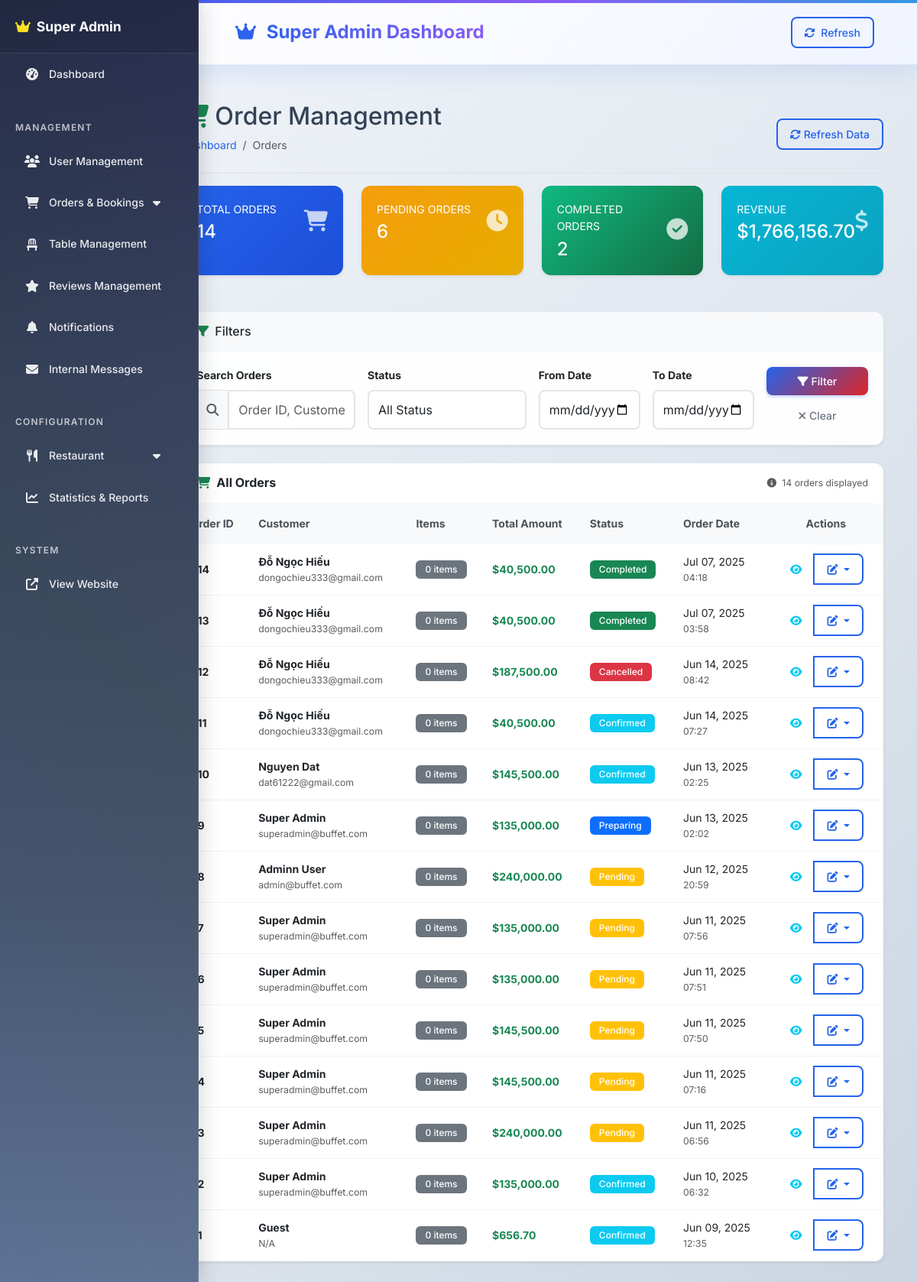
Screenshot of /superadmin/orders (signed in) with the database file from the repository.
### tables this page shows
CREATE TABLE IF NOT EXISTS `orders` (
  `id` int NOT NULL AUTO_INCREMENT,
  `user_id` int DEFAULT NULL,
  `booking_id` int DEFAULT NULL,
  `order_number` varchar(20) NOT NULL,
  `customer_name` varchar(100) NOT NULL,
  `customer_email` varchar(100) NOT NULL,
  `customer_phone` varchar(20) NOT NULL,
  `order_type` enum('dine_in','takeout','delivery') NOT NULL,
  `subtotal` decimal(10,2) NOT NULL,
  `tax_amount` decimal(10,2) DEFAULT '0.00',
  `total_amount` decimal(10,2) NOT NULL,
  `payment_method` enum('cod','cash','credit_card','debit_card','digital_wallet','bank_transfer','vnpay') NOT NULL,
  `payment_status` enum('pending','paid','failed','refunded') DEFAULT 'pending',
  `payment_id` int DEFAULT NULL,
  `status` enum('pending','confirmed','preparing','ready','completed','delivered','cancelled') DEFAULT 'pending',
  `special_instructions` text,
  `delivery_address` text,
  `order_notes` text,
  `estimated_ready_time` timestamp NULL DEFAULT NULL,
  `completed_at` timestamp NULL DEFAULT NULL,
  `created_at` timestamp NULL DEFAULT CURRENT_TIMESTAMP,
  `updated_at` timestamp NULL DEFAULT CURRENT_TIMESTAMP ON UPDATE CURRENT_TIMESTAMP,
  `delivery_ward` varchar(100) DEFAULT NULL,
  `delivery_district` varchar(100) DEFAULT NULL,
  `delivery_city` varchar(100) DEFAULT NULL,
  `delivery_notes` text,
  `delivery_fee` decimal(10,2) DEFAULT '0.00',
  `service_fee` decimal(10,2) DEFAULT '0.00',
  `discount_amount` decimal(10,2) DEFAULT '0.00',
  `coupon_code` varchar(50) DEFAULT NULL,
  PRIMARY KEY (`id`),
  UNIQUE KEY `order_number` (`order_number`),
  KEY `fk_orders_user` (`user_id`),
  KEY `fk_orders_booking` (`booking_id`),
  KEY `idx_status` (`status`),
  KEY `idx_payment_status` (`payment_status`),
  KEY `idx_order_type` (`order_type`),
  KEY `idx_customer_email` (`customer_email`),
  KEY `idx_orders_date_status` (`created_at`,`status`),
  KEY `fk_orders_payment` (`payment_id`)
);

CREATE TABLE IF NOT EXISTS `users` (
  `id` int NOT NULL AUTO_INCREMENT,
  `first_name` varchar(50) NOT NULL,
  `last_name` varchar(50) NOT NULL,
  `email` varchar(100) NOT NULL,
  `password` varchar(255) NOT NULL,
  `phone` varchar(20) DEFAULT NULL,
  `date_of_birth` date DEFAULT NULL,
  `address` text,
  `avatar` varchar(255) DEFAULT NULL,
  `role` enum('customer','manager','super_admin') DEFAULT 'customer',
  `email_verified` tinyint(1) DEFAULT '0',
  `email_verification_token` varchar(255) DEFAULT NULL,
  `password_reset_token` varchar(255) DEFAULT NULL,
  `password_reset_expires` timestamp NULL DEFAULT NULL,
  `last_login` timestamp NULL DEFAULT NULL,
  `is_active` tinyint(1) DEFAULT '1',
  `preferences` json DEFAULT NULL,
  `created_at` timestamp NULL DEFAULT CURRENT_TIMESTAMP,
  `updated_at` timestamp NULL DEFAULT CURRENT_TIMESTAMP ON UPDATE CURRENT_TIMESTAMP,
  PRIMARY KEY (`id`),
  UNIQUE KEY `email` (`email`),
  KEY `idx_role` (`role`),
  KEY `idx_active` (`is_active`)
);

### views/superadmin/orders/index.php (the view, shortened to what the rows shown need)
<!DOCTYPE html>
<html lang="en">
<head>
    <?php require_once 'views/layouts/superadmin_header.php'; ?>
</head>
<body>
    <div class="container-fluid">
        <div class="row">
            <main class="col-md-9 ms-sm-auto col-lg-10 px-md-4">
                <div class="d-flex justify-content-between flex-wrap flex-md-nowrap align-items-center pt-3 pb-2 mb-3 border-bottom">
                    <div>
                        <h1 class="h2">
                            <i class="fas fa-shopping-cart me-2 text-success"></i>Order Management
                        </h1>
                    </div>
                </div>
                <div class="card border-0 shadow-sm">
                    <div class="card-body p-0">                        <div class="table-responsive">
                            <table class="table table-hover align-middle mb-0">
                                <thead class="table-light">
                                    <tr>
                                        <th class="border-0 fw-bold">Order ID</th>
                                        <th class="border-0 fw-bold">Customer</th>
                                        <th class="border-0 fw-bold">Items</th>
                                        <th class="border-0 fw-bold">Total Amount</th>
                                        <th class="border-0 fw-bold">Status</th>
                                        <th class="border-0 fw-bold">Order Date</th>
                                        <th class="border-0 fw-bold text-center">Actions</th>
                                    </tr>
                                </thead>
                                <tbody>
                            <?php if (!empty($orders)): ?>
                                <?php foreach ($orders as $order): ?>
                                    <tr>
                                        <td>
                                            <strong>#<?php echo $order['id']; ?></strong>
                                        </td>
                                        <td>
                                            <div>
                                                <div class="fw-bold"><?php echo htmlspecialchars($order['customer_name'] ?? 'Guest'); ?></div>
                                                <div class="text-muted small"><?php echo htmlspecialchars($order['customer_email'] ?? 'N/A'); ?></div>
                                            </div>
                                        </td>
                                        <td>
                                            <span class="badge bg-secondary"><?php echo $order['item_count'] ?? 0; ?> items</span>
                                        </td>
                                        <td>
                                            <strong class="text-success">$<?php echo number_format($order['total_amount'] ?? 0, 2); ?></strong>
                                        </td>
                                        <td>
                                            <span class="badge bg-<?php echo getStatusBadgeColor($order['status']); ?>">
                                                <?php echo ucfirst($order['status']); ?>
                                            </span>
                                        </td>                                        <td>
                                            <div><?php echo date('M d, Y', strtotime($order['created_at'] ?? $order['order_date'] ?? 'now')); ?></div>
                                            <div class="small text-muted"><?php echo date('H:i', strtotime($order['created_at'] ?? $order['order_date'] ?? 'now')); ?></div>
                                        </td>
                                        <td>
                                            <div class="btn-group" role="group">
                                                <button type="button" class="btn btn-sm btn-outline-info"
                                                    onclick="viewOrderDetails(<?php echo $order['id']; ?>)">
                                                    <i class="fas fa-eye"></i>
                                                </button>
                                                <div class="btn-group" role="group">
                                                    <button type="button" class="btn btn-sm btn-outline-primary dropdown-toggle"
                                                        data-bs-toggle="dropdown" aria-expanded="false">
                                                        <i class="fas fa-edit"></i>
                                                    </button>
                                                </div>
                                            </div>
                                        </td>
                                    </tr>
                                <?php endforeach; ?>
                            <?php endif; ?>
                        </tbody>
                    </table>
                </div>
            </div>
        </div>
        </main>
    </div>
</div>
<?php
function getStatusBadgeColor($status)
{
    switch ($status) {
        case 'pending':
            return 'warning';
        case 'confirmed':
            return 'info';
        case 'preparing':
            return 'primary';
        case 'completed':
            return 'success';
        case 'cancelled':
            return 'danger';
    }
}
?>
<?php require_once 'views/layouts/superadmin_footer.php'; ?>

### rows the page displays
orders: id "14", customer_name "Đỗ Ngọc Hiếu", user.email "dongochieu333@gmail.com", item_count "0", total_amount "40,500.00", status "Completed", created_at "Jul 07, 2025", created_at "04:18"
orders: id "13", customer_name "Đỗ Ngọc Hiếu", user.email "dongochieu333@gmail.com", item_count "0", total_amount "40,500.00", status "Completed", created_at "Jul 07, 2025", created_at "03:58"
orders: id "12", customer_name "Đỗ Ngọc Hiếu", user.email "dongochieu333@gmail.com", item_count "0", total_amount "187,500.00", status "Cancelled", created_at "Jun 14, 2025", created_at "08:42"
orders: id "11", customer_name "Đỗ Ngọc Hiếu", user.email "dongochieu333@gmail.com", item_count "0", total_amount "40,500.00", status "Confirmed", created_at "Jun 14, 2025", created_at "07:27"
orders: id "10", customer_name "Nguyen Dat", user.email "dat61222@gmail.com", item_count "0", total_amount "145,500.00", status "Confirmed", created_at "Jun 13, 2025", created_at "02:25"
orders: id "9", customer_name "Super Admin", user.email "superadmin@buffet.com", item_count "0", total_amount "135,000.00", status "Preparing", created_at "Jun 13, 2025", created_at "02:02"
orders: id "8", customer_name "Adminn User", user.email "admin@buffet.com", item_count "0", total_amount "240,000.00", status "Pending", created_at "Jun 12, 2025", created_at "20:59"
orders: id "7", customer_name "Super Admin", user.email "superadmin@buffet.com", item_count "0", total_amount "135,000.00", status "Pending", created_at "Jun 11, 2025", created_at "07:56"
orders: id "6", customer_name "Super Admin", user.email "superadmin@buffet.com", item_count "0", total_amount "135,000.00", status "Pending", created_at "Jun 11, 2025", created_at "07:51"
orders: id "5", customer_name "Super Admin", user.email "superadmin@buffet.com", item_count "0", total_amount "145,500.00", status "Pending", created_at "Jun 11, 2025", created_at "07:50"
orders: id "4", customer_name "Super Admin", user.email "superadmin@buffet.com", item_count "0", total_amount "145,500.00", status "Pending", created_at "Jun 11, 2025", created_at "07:16"
orders: id "3", customer_name "Super Admin", user.email "superadmin@buffet.com", item_count "0", total_amount "240,000.00", status "Pending", created_at "Jun 11, 2025", created_at "06:56"
orders: id "2", customer_name "Super Admin", user.email "superadmin@buffet.com", item_count "0", total_amount "135,000.00", status "Confirmed", created_at "Jun 10, 2025", created_at "06:32"
orders: id "1", customer_name "Guest", customer_email "N/A", item_count "0", total_amount "656.70", status "Confirmed", created_at "Jun 09, 2025", created_at "12:35"

### other values shown
$stats['total_orders'] "14"
$stats['pending_orders'] "6"
$stats['completed_orders'] "2"
$stats['total_revenue'] "1,766,156.70"
count($orders ?? []) "14"
